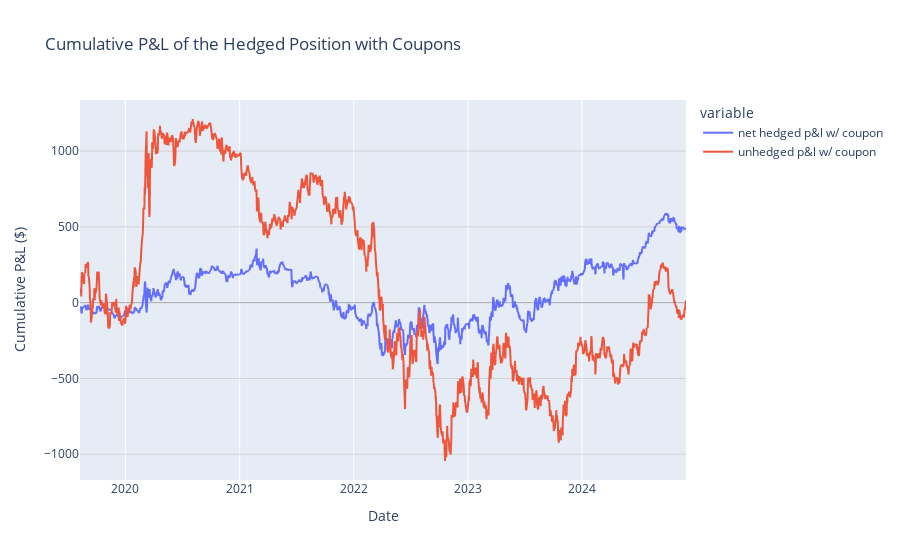

Notebook code cell kept with this figure:
### Markdown cell above
### 2.5.
Account for the coupons in the PnL calculations of `2.2`. Report the updated PnL in a plot and a table, similar to the reporting in `2.2`.

### Code cell
# P&L of the Hedged Position with Coupons:
coupons_ts = coupons_ts.rename(columns={ID_LONG: 'long coupon', ID_SHORT: 'short coupon'})
position = pd.merge(position, coupons_ts, how='outer', left_index=True, right_index=True)
position = position.fillna(0)

position['long p&l w/ coupon']  = position['long p&l'] + position['long'].shift(1) * position['long coupon'] 
position['short p&l w/ coupon'] = position['short p&l'] + position['short'].shift(1) * position['short coupon']
position['net hedged p&l w/ coupon'] = position['long p&l w/ coupon'] + position['short p&l w/ coupon']

# P&L of the Unhedged Position with Coupons:
position['unhedged p&l w/ coupon'] = position['long'].shift(1) * (price[ID_LONG].diff() + position['long coupon'])

fig = px.line(position[['net hedged p&l w/ coupon','unhedged p&l w/ coupon']].cumsum(), title='Cumulative P&L of the Hedged Position with Coupons')
fig.update_layout(
    xaxis_title='Date',
    yaxis_title='Cumulative P&L ($)',
    yaxis=dict(
        tickformat=",0f",
        zeroline=True,
        zerolinecolor='darkgray', 
        zerolinewidth=1,
        gridcolor='lightgrey',
        showgrid=True
    )
)
fig.show()

### Figure 1 — Plotly figure (JSON) as saved in the notebook; plotly's stock layout.template omitted (floating-point values rounded to 4 significant figures; data arrays with more than 128 entries replaced by an {"elided": "..."} marker saying what was removed)
{"data": [{"hovertemplate": "variable=net hedged p&l w/ coupon<br>quote date=%{x}<br>value=%{y}<extra></extra>", "legendgroup": "net hedged p&l w/ coupon", "line": {"color": "#636efa", "dash": "solid"}, "marker": {"symbol": "circle"}, "mode": "lines", "name": "net hedged p&l w/ coupon", "showlegend": true, "type": "scattergl", "x": {"elided": "1330 str values"}, "xaxis": "x", "y": {"elided": "1330 float values"}, "yaxis": "y"}, {"hovertemplate": "variable=unhedged p&l w/ coupon<br>quote date=%{x}<br>value=%{y}<extra></extra>", "legendgroup": "unhedged p&l w/ coupon", "line": {"color": "#EF553B", "dash": "solid"}, "marker": {"symbol": "circle"}, "mode": "lines", "name": "unhedged p&l w/ coupon", "showlegend": true, "type": "scattergl", "x": {"elided": "1330 str values"}, "xaxis": "x", "y": {"elided": "1330 float values"}, "yaxis": "y"}], "layout": {"legend": {"title": {"text": "variable"}, "tracegroupgap": 0}, "title": {"text": "Cumulative P&L of the Hedged Position with Coupons"}, "xaxis": {"anchor": "y", "domain": [0, 1], "title": {"text": "Date"}}, "yaxis": {"anchor": "x", "domain": [0, 1], "gridcolor": "lightgrey", "showgrid": true, "tickformat": ",0f", "title": {"text": "Cumulative P&L ($)"}, "zeroline": true, "zerolinecolor": "darkgray", "zerolinewidth": 1}}}
